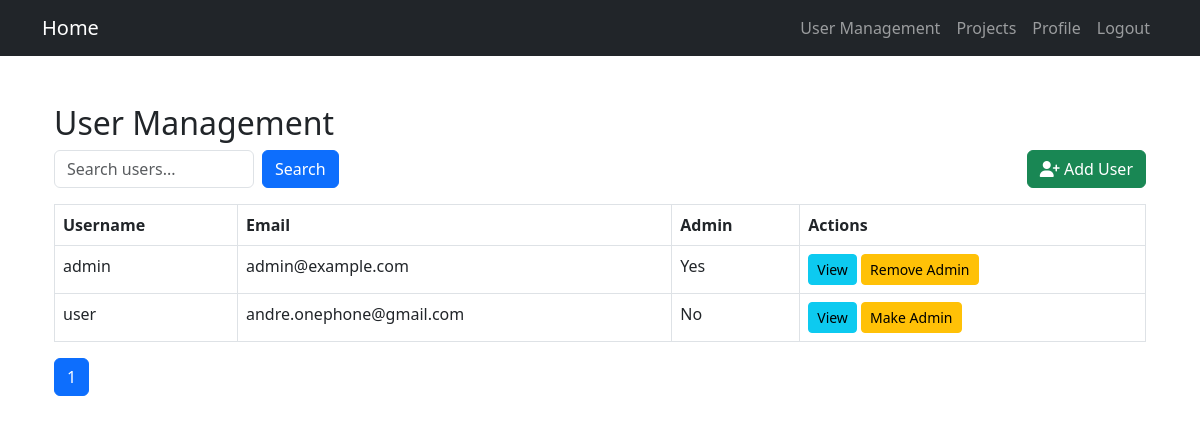
The page /admin/admin/users (signed in) on the database as committed earlier.
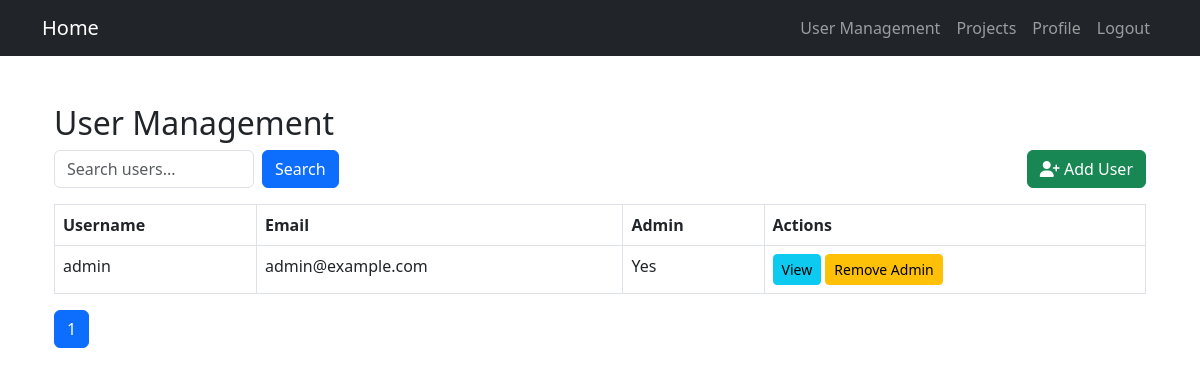
The same page on the database as committed later.
### app/models.py (models this page shows, shortened)
class User(db.Model, UserMixin):
    id = db.Column(db.Integer, primary_key=True)
    username = db.Column(db.String(50), unique=True, nullable=False)
    password = db.Column(db.String(255), nullable=False)
    is_admin = db.Column(db.Boolean, default=False)
    email = db.Column(db.String(120), unique=True, nullable=False)
    first_name = db.Column(db.String(100), nullable=False)
    last_name = db.Column(db.String(100), nullable=False)

### app/routes/admin.py (the view)
    def wrapper(*args, **kwargs):
        if not current_user.is_authenticated or not current_user.is_admin:
            flash("Access denied: Admins only!", "danger")
            return redirect(url_for('home.index'))
        return func(*args, **kwargs)

### app/routes/admin.py (called while the page is built)
def admin_required(func):
    def wrapper(*args, **kwargs):
        if not current_user.is_authenticated or not current_user.is_admin:
            flash("Access denied: Admins only!", "danger")
            return redirect(url_for('home.index'))
        return func(*args, **kwargs)
    wrapper.__name__ = func.__name__
    return login_required(wrapper)

@admin_bp.route('/admin/users')
@admin_required
def user_list():
    search_query = request.args.get('search', '')
    page = request.args.get('page', 1, type=int)
    per_page = 5  # Users per page
    if search_query:
        users = User.query.filter(User.username.ilike(f"%{search_query}%")).paginate(page=page, per_page=per_page)
    else:
        users = User.query.paginate(page=page, per_page=per_page)
    return render_template('admin/user_list.html', users=users, search_query=search_query)

### app/routes/auth.py (called while the page is built)
@login_manager.user_loader
def load_user(user_id):
    return User.query.get(int(user_id))

### app/templates/admin/user_list.html (shortened to what this page needs)
{% extends 'base.html' %}
{% block content %}
<div class="container mt-5">
    <h2>User Management</h2>
    <div class="d-flex justify-content-between align-items-center mb-3">
        <form method="GET" action="{{ url_for('admin_panel.user_list') }}" class="d-flex">
            <input type="text" name="search" class="form-control me-2" placeholder="Search users..." value="{{ search_query }}" style="width: 200px;">
            <button type="submit" class="btn btn-primary">
                Search
            </button>
        </form>
        <a href="{{ url_for('admin_panel.add_user') }}" class="btn btn-success">
            <i class="fas fa-user-plus"></i> Add User
        </a>
    </div>
    <table class="table table-bordered">
        <thead>
            <tr>
                <th>Username</th>
                <th>Email</th>
                <th>Admin</th>
                <th>Actions</th>
            </tr>
        </thead>
        <tbody>
            {% for user in users.items %}
            <tr>
                <td>{{ user.username }}</td>
                <td>{{ user.email }}</td>
                <td>{{ "Yes" if user.is_admin else "No" }}</td>
                <td>
                    <a href="{{ url_for('admin_panel.view_user', user_id=user.id) }}" class="btn btn-info btn-sm">View</a>
                    <form method="POST" action="{{ url_for('admin_panel.toggle_admin', user_id=user.id) }}" style="display:inline;">
                        <button type="submit" class="btn btn-warning btn-sm">
                            {{ "Remove Admin" if user.is_admin else "Make Admin" }}
                        </button>
                    </form>
                </td>
            </tr>
            {% endfor %}
        </tbody>
    </table>
    <nav>
        <ul class="pagination">
            {% for page_num in users.iter_pages() %}
                {% if page_num %}
                    <li class="page-item {% if users.page == page_num %}active{% endif %}">
                        <a class="page-link" href="{{ url_for('admin_panel.user_list', page=page_num, search=search_query) }}">{{ page_num }}</a>
                    </li>
                {% else %}
                    <li class="page-item disabled"><span class="page-link">...</span></li>
                {% endif %}
            {% endfor %}
        </ul>
    </nav>
</div>
{% endblock %}

### app/templates/base.html (shortened to what this page needs)
<!DOCTYPE html>
<html lang="en">
<head>
    <link href="https://cdn.jsdelivr.net/npm/bootstrap@5.3.0/dist/css/bootstrap.min.css" rel="stylesheet">
</head>
<body>
    <nav class="navbar navbar-expand-lg navbar-dark bg-dark">
        <div class="container">
            <a class="navbar-brand" href="{{ url_for('home.index') }}">Home</a>
            <div class="collapse navbar-collapse" id="navbarNav">
                <ul class="navbar-nav ms-auto">
                    {% if current_user.is_authenticated %}
                        {% if current_user.is_admin %}
                            <li class="nav-item"><a class="nav-link" href="{{ url_for('admin_panel.user_list') }}">User Management</a></li>
                        {% endif %}
                        <li class="nav-item"><a class="nav-link" href="{{ url_for('projects.list_projects') }}">Projects</a></li>
                        <li class="nav-item"><a class="nav-link" href="{{ url_for('profile.profile') }}">Profile</a></li>
                        <li class="nav-item"><a class="nav-link" href="{{ url_for('auth.logout') }}">Logout</a></li>
                    {% else %}
                        <li class="nav-item"><a class="nav-link" href="{{ url_for('auth.login') }}">Login</a></li>
                    {% endif %}
                </ul>
            </div>
        </div>
    </nav>
    <div class="container mt-4">
        {% block content %}{% endblock %}
    </div>
</body>
</html>

Rows that differ between the two databases and show on the page:
removed User: username "user", email "andre.onephone@gmail.com", is_admin "No", is_admin "Make Admin"
